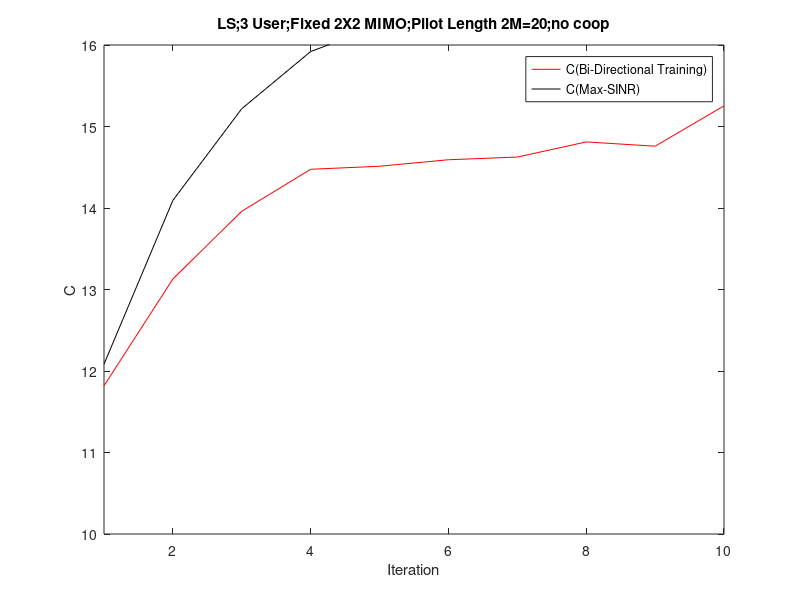

This chart was generated by the following MATLAB code:
%3 user, 2X2 MIMO Channel
%All Channels(without cooperation)
%calculate MSE
%LS Filter
%add realization function
clc
clear


sigma = sqrt(10^(-3));

FilterLength = 10; %FilterLength
Realization=100;


for R=1:Realization
        
        R
        
        H{1,1}=(1/sqrt(2))*[randn(1,1)+1i*randn(1,1) randn(1,1)+1i*randn(1,1);randn(1,1)+1i*randn(1,1) randn(1,1)+1i*randn(1,1)];
        H{1,2}=0.8*(1/sqrt(2))*[randn(1,1)+1i*randn(1,1) randn(1,1)+1i*randn(1,1);randn(1,1)+1i*randn(1,1) randn(1,1)+1i*randn(1,1)];
        H{2,1}=0.8*(1/sqrt(2))*[randn(1,1)+1i*randn(1,1) randn(1,1)+1i*randn(1,1);randn(1,1)+1i*randn(1,1) randn(1,1)+1i*randn(1,1)];
        H{2,2}=(1/sqrt(2))*[randn(1,1)+1i*randn(1,1) randn(1,1)+1i*randn(1,1);randn(1,1)+1i*randn(1,1) randn(1,1)+1i*randn(1,1)];
        H{3,3}=(1/sqrt(2))*[randn(1,1)+1i*randn(1,1) randn(1,1)+1i*randn(1,1);randn(1,1)+1i*randn(1,1) randn(1,1)+1i*randn(1,1)];
        H{1,3}=0.8*(1/sqrt(2))*[randn(1,1)+1i*randn(1,1) randn(1,1)+1i*randn(1,1);randn(1,1)+1i*randn(1,1) randn(1,1)+1i*randn(1,1)];
        H{2,3}=0.8*(1/sqrt(2))*[randn(1,1)+1i*randn(1,1) randn(1,1)+1i*randn(1,1);randn(1,1)+1i*randn(1,1) randn(1,1)+1i*randn(1,1)];
        H{3,1}=0.8*(1/sqrt(2))*[randn(1,1)+1i*randn(1,1) randn(1,1)+1i*randn(1,1);randn(1,1)+1i*randn(1,1) randn(1,1)+1i*randn(1,1)];
        H{3,2}=0.8*(1/sqrt(2))*[randn(1,1)+1i*randn(1,1) randn(1,1)+1i*randn(1,1);randn(1,1)+1i*randn(1,1) randn(1,1)+1i*randn(1,1)];

        Z{1,1}=H{1,1}';
        Z{1,2}=H{2,1}';
        Z{2,1}=H{1,2}';
        Z{2,2}=H{2,2}';
        Z{3,3}=H{3,3}';
        Z{3,1}=H{1,3}';
        Z{3,2}=H{2,3}';
        Z{1,3}=H{3,1}';
        Z{2,3}=H{3,2}';

        for k = 1:3
            gp(:,k)=[randn(1,1)+1i*randn(1,1);randn(1,1)+1i*randn(1,1)];
            gp_w(:,k)=[randn(1,1)+1i*randn(1,1);randn(1,1)+1i*randn(1,1)];
            gc(:,k)=[randn(1,1)+1i*randn(1,1);randn(1,1)+1i*randn(1,1)];
            gc_w(:,k)=[randn(1,1)+1i*randn(1,1);randn(1,1)+1i*randn(1,1)];
            gc(:,k)=gc(:,k)/norm(gc(:,k));
            gc_w(:,k)=gc_w(:,k)/norm(gc_w(:,k));
            gp(:,k)=gp(:,k)/norm(gp(:,k));
            gp_w(:,k)=gp_w(:,k)/norm(gp_w(:,k));
        end


        for iteration = 1:10
    
           
            %Backward Training
            for iter1 = 1:FilterLength

                    for k =1:3
                        if rand-0.5 >= 0
                                    xp_b(k,iter1) = 1;
                                else
                                    xp_b(k,iter1) = -1;
                        end
                    end
                    
                    if rand-0.5 >= 0
                                xc_b(iter1) = 1;
                            else
                                xc_b(iter1) = -1;
                    end
                    
                       
                    for k = 1:3

                                neq_p(:,iter1,k) = [0;0];
                                for j = 1:3
                                    if j~=k; 
                                        neq_p(:,iter1,k) = neq_p(:,iter1,k) + Z{k,j}*gp(:,j)*xp_b(j,iter1);
                                    end
                                end

                                neq_p_w(:,:,k) = [0 0;0 0];
                                for j = 1:3
                                    if j~=k;
                                        neq_p_w(:,:,k) = neq_p_w(:,:,k) + Z{k,j}*gp_w(:,j)*gp_w(:,j)'*Z{k,j}';
                                    end
                                end
                                
                                neq(:,iter1,k) = [0;0];
                                for j = 1:3
                                    if j~=k; 
                                        neq(:,iter1,k) = neq(:,iter1,k) + Z{k,j}*gc(:,j)*xc_b(iter1);
                                    end
                                end

                                neq_w(:,iter1,k) = [0;0];
                                for j = 1:3
                                    if j~=k;
                                        neq_w(:,iter1,k) = neq_w(:,iter1,k) + Z{k,j}*gc_w(:,j);
                                    end
                                end

                                all_w(:,iter1,k) = [0;0];
                                for j = 1:3
                                        all_w(:,iter1,k) = all_w(:,iter1,k) + Z{k,j}*gc_w(:,j);
                                end

                           
                    end
                    
                    for k = 1:3 
                                yb(:,iter1,k) = Z{k,k}*(gp(:,k)*xp_b(k,iter1))...
                                                +neq_p(:,iter1,k)...
                                                +sigma*(1/sqrt(2))*[(randn(1,1)+1i*randn(1,1));(randn(1,1)+1i*randn(1,1))]...
                                                +Z{k,k}*(gc(:,k)*xc_b(iter1))...
                                                +neq(:,iter1,k);
                    end
                           
                    
                    
            end
            
                    for k = 1:3
                            vp_w(:,k) = inv(  Z{k,k}*gp_w(:,k)*gp_w(:,k)'*Z{k,k}'... 
                                            + neq_p_w(:,:,k)...  
                                            + eye(2)*sigma^2 ...
                                            + Z{k,k}*gc_w(:,k)*gc_w(:,k)'*Z{k,k}'...
                                            + neq_w(:,iter1,k)*(neq_w(:,iter1,k))'...
                                            + Z{k,k}*gc_w(:,k)*(neq_w(:,iter1,k))'...
                                            + (Z{k,k}*gc_w(:,k)*(neq_w(:,iter1,k))')'...
                                            ) * (Z{k,k}*gp_w(:,k)); 
                                        
                            vc_w(:,k) = inv(  Z{k,k}*gc_w(:,k)*gc_w(:,k)'*Z{k,k}'  + neq_w(:,iter1,k)*(neq_w(:,iter1,k))'...  
                                        + Z{k,k}*gc_w(:,k)*(neq_w(:,iter1,k))'+ (Z{k,k}*gc_w(:,k)*(neq_w(:,iter1,k))')'...
                                        + eye(2)*sigma^2 ...
                                        + Z{k,k}*gp_w(:,k)*gp_w(:,k)'*Z{k,k}'...
                                        + neq_p_w(:,:,k)...
                                        ) * all_w(:,iter1,k); 
                    end
            
                    for k = 1:3
                    vp(:,k)  = inv(yb(:,:,k)*yb(:,:,k)')*yb(:,:,k)*xp_b(k,:)';
                    vc(:,k)  = inv(yb(:,:,k)*yb(:,:,k)')*yb(:,:,k)*xc_b';
                    end
            
                    for k = 1:3
                    vp(:,k)=vp(:,k)/norm(vp(:,k));
                    vp_w(:,k)=vp_w(:,k)/norm(vp_w(:,k));
                    vc(:,k)=vc(:,k)/norm(vc(:,k));
                    vc_w(:,k)=vc_w(:,k)/norm(vc_w(:,k));
                    end
       

            %Forward Training  
            for iter2 = 1:FilterLength

                    for k = 1:3
                        if rand-0.5 >= 0
                                    xp_f(k,iter2) = 1;
                                else
                                    xp_f(k,iter2) = -1;
                        end
                    end
                    
                    if rand-0.5 >= 0
                                xc_f(iter2) = 1;
                            else
                                xc_f(iter2) = -1;
                    end

                    for k = 1:3

                                neq_p(:,iter2,k) = [0;0];
                                for j = 1:3
                                    if j~=k; 
                                        neq_p(:,iter2,k) = neq_p(:,iter2,k) + H{k,j}*vp(:,j)*xp_f(j,iter2);
                                    end
                                end

                                neq_p_w(:,:,k) = [0 0;0 0];
                                for j = 1:3
                                    if j~=k;
                                        neq_p_w(:,:,k) = neq_p_w(:,:,k) + H{k,j}*vp_w(:,j)*vp_w(:,j)'*H{k,j}';
                                    end
                                end
                                
                                neq(:,iter2,k) = [0;0];
                                for j = 1:3
                                    if j~=k; 
                                        neq(:,iter2,k) = neq(:,iter2,k) + H{k,j}*vc(:,j)*xc_f(iter2);
                                    end
                                end

                                neq_w(:,iter2,k) = [0;0];
                                for j = 1:3
                                    if j~=k;
                                        neq_w(:,iter2,k) = neq_w(:,iter2,k) + H{k,j}*vc_w(:,j);
                                    end
                                end

                                all_w(:,iter2,k) = [0;0];
                                for j = 1:3
                                        all_w(:,iter2,k) = all_w(:,iter2,k) + H{k,j}*vc_w(:,j);
                                end

                    end
                    
                    for k = 1:3  
                    yf(:,iter2,k) = H{k,k}*(vp(:,k)*xp_f(k,iter2))...
                                    +neq_p(:,iter2,k)...
                                    +sigma*(1/sqrt(2))*[(randn(1,1)+1i*randn(1,1));(randn(1,1)+1i*randn(1,1))]...
                                    +H{k,k}*(vc(:,k)*xc_f(iter2))...
                                    +neq(:,iter2,k);
                    end
                   
            end 
    
                for k = 1:3
                gp_w(:,k) = inv(  H{k,k}*vp_w(:,k)*vp_w(:,k)'*H{k,k}'...
                                + neq_p_w(:,:,k)...  
                                + eye(2)*sigma^2 ...
                                + H{k,k}*vc_w(:,k)*vc_w(:,k)'*H{k,k}'...
                                + neq_w(:,iter2,k)*(neq_w(:,iter2,k))'...
                                + neq_w(:,iter2,k)*vc_w(:,k)'*H{k,k}'...
                                + H{k,k}*vc_w(:,k)*(neq_w(:,iter2,k))'...
                                ) * (H{k,k}*vp_w(:,k));
                            
                gc_w(:,k) = inv(  H{k,k}*vc_w(:,k)*vc_w(:,k)'*H{k,k}'  + neq_w(:,iter2,k)*(neq_w(:,iter2,k))'...  
                            + neq_w(:,iter2,k)*vc_w(:,k)'*H{k,k}'  + H{k,k}*vc_w(:,k)*(neq_w(:,iter2,k))'...
                            + eye(2)*sigma^2 ...
                            + H{k,k}*vp_w(:,k)*vp_w(:,k)'*H{k,k}'...
                            + neq_p_w(:,:,k)...
                            ) * all_w(:,iter2,k);  
                        
          
                
                            
                end

                for k = 1:3
                gp(:,k)  = inv(yf(:,:,k)*yf(:,:,k)')*yf(:,:,k)*xp_f(k,:)';
                gc(:,k)  = inv(yf(:,:,k)*yf(:,:,k)')*yf(:,:,k)*xc_f';
               
                
                end
                
                for k = 1:3
                gp(:,k)=gp(:,k)/norm(gp(:,k));
                gp_w(:,k)=gp_w(:,k)/norm(gp_w(:,k));
                gc(:,k)=gc(:,k)/norm(gc(:,k));
                gc_w(:,k)=gc_w(:,k)/norm(gc_w(:,k));
                end      
            
    
            %for SINR
            for k = 1:3
                
                %%%%%%%%%%%
                neq_SINR_p(iteration,k) = 0;
                for j = 1:3
                    if j~=k; 
                neq_SINR_p(iteration,k) = neq_SINR_p(iteration,k) + norm(gp(:,k)'*H{k,j}*vp(:,j))^2;
                    end
                end
                %%%%%%%%%%%
                neq_SINR_p_w(iteration,k) = 0;
                for j = 1:3
                    if j~=k; 
                neq_SINR_p_w(iteration,k) = neq_SINR_p_w(iteration,k) + norm(gp_w(:,k)'*H{k,j}*vp_w(:,j))^2;
                    end
                end
                
                all_SINR(:,iteration,k) = [0;0];
                for j = 1:3
                all_SINR(:,iteration,k) = all_SINR(:,iteration,k) + H{k,j}*vc(:,j);
                end

                all_SINR_w(:,iteration,k) = [0;0];
                for j = 1:3
                all_SINR_w(:,iteration,k) = all_SINR_w(:,iteration,k) + H{k,j}*vc_w(:,j);
                end
                
                %%%%%%%%%%
                all_SINR_cp(iteration,k) = 0;
                for j = 1:3
                all_SINR_cp(iteration,k) = all_SINR_cp(iteration,k) + norm(gc(:,k)'*H{k,j}*vp(:,j))^2;
                end
                %%%%%%%%%%
                all_SINR_w_cp(iteration,k) = 0;
                for j = 1:3
                all_SINR_w_cp(iteration,k) = all_SINR_w_cp(iteration,k) + norm(gc_w(:,k)'*H{k,j}*vp_w(:,j))^2;
                end
                
                all_SINR_pc(iteration,k) = 0;
                for j = 1:3
                all_SINR_pc(iteration,k) = all_SINR_pc(iteration,k) + gp(:,k)'*H{k,j}*vc(:,j);
                end
                
                all_SINR_w_pc(iteration,k) = 0;
                for j = 1:3
                all_SINR_w_pc(iteration,k) = all_SINR_w_pc(iteration,k) + gp_w(:,k)'*H{k,j}*vc_w(:,j);
                end
        
            end
    
            for k = 1:3
            SINR_p_without_stat(iteration,k,R)= ...
                      (    norm(  gp(:,k)'*H{k,k}*vp(:,k) )^2/(  neq_SINR_p(iteration,k)+ norm( gp(:,k)'*eye(2)*sigma^2*gp(:,k) )  + norm(all_SINR_pc(iteration,k))^2    ));
            SINR_p_know_stat(iteration,k,R)= ...
                      (    norm(  gp_w(:,k)'*H{k,k}*vp_w(:,k) )^2/(  neq_SINR_p_w(iteration,k) + norm( gp_w(:,k)'*eye(2)*sigma^2*gp_w(:,k) ) + norm(all_SINR_w_pc(iteration,k))^2  ));    
            SINR_c_without_stat(iteration,k,R)= ...
                      (    norm(gc(:,k)'*all_SINR(:,iteration,k)   )^2/(  norm( gc(:,k)'*eye(2)*sigma^2*gc(:,k) )  + all_SINR_cp(iteration,k)     ));
            SINR_c_know_stat(iteration,k,R)= ...
                      (    norm( gc_w(:,k)'*all_SINR_w(:,iteration,k)  )^2/(  norm( gc_w(:,k)'*eye(2)*sigma^2*gc_w(:,k) ) + all_SINR_w_cp(iteration,k)    )); 
            end
            
            
            C_c_without_stat(R,iteration)=0;
            C_c_know_stat(R,iteration)=0;
            C_p_without_stat(R,iteration)=0;
            C_p_know_stat(R,iteration)=0;
            for k = 1:3
            C_c_without_stat(R,iteration)=C_c_without_stat(R,iteration)+log2(1+SINR_c_without_stat(iteration,k,R));
            C_c_know_stat(R,iteration)=C_c_know_stat(R,iteration)+log2(1+SINR_c_know_stat(iteration,k,R));
            C_p_without_stat(R,iteration)=C_p_without_stat(R,iteration)+log2(1+SINR_p_without_stat(iteration,k,R));
            C_p_know_stat(R,iteration)=C_p_know_stat(R,iteration)+log2(1+SINR_p_know_stat(iteration,k,R));
            end
 
    end
           
end
   

n=1:iteration;

plot(   n,  mean(C_c_without_stat)+mean(C_p_without_stat),   'r', n,  mean(C_c_know_stat)+mean(C_p_know_stat), 'k' )


legend('C(Bi-Directional Training)','C(Max-SINR)')
xlabel('Iteration')
ylabel('C')
title('LS;3 User;Fixed 2X2 MIMO;Pilot Length 2M=20;no coop')
axis([1 iteration 10 16])
